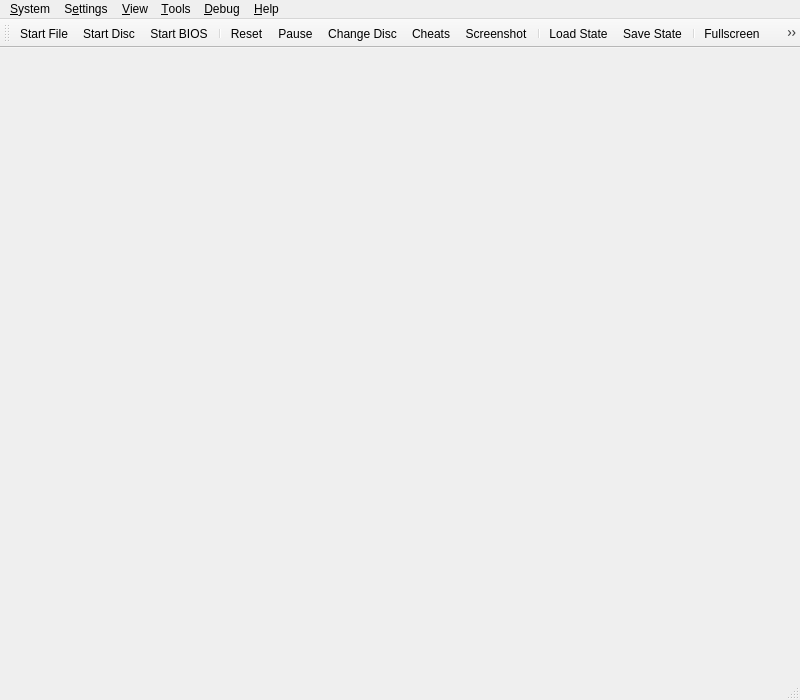
<?xml version="1.0" encoding="UTF-8"?>
<ui version="4.0">
 <class>MainWindow</class>
 <widget class="QMainWindow" name="MainWindow">
  <property name="geometry">
   <rect>
    <x>0</x>
    <y>0</y>
    <width>800</width>
    <height>700</height>
   </rect>
  </property>
  <property name="acceptDrops">
   <bool>true</bool>
  </property>
  <property name="windowTitle">
   <string>PCSX2</string>
  </property>
  <property name="windowIcon">
   <iconset resource="resources/resources.qrc">
    <normaloff>:/icons/AppIcon.png</normaloff>:/icons/AppIcon.png</iconset>
  </property>
  <widget class="QStackedWidget" name="mainContainer">
   <property name="currentIndex">
    <number>0</number>
   </property>
   <widget class="QWidget" name="page"/>
   <widget class="QWidget" name="page_2"/>
  </widget>
  <widget class="QMenuBar" name="menuBar">
   <property name="geometry">
    <rect>
     <x>0</x>
     <y>0</y>
     <width>800</width>
     <height>22</height>
    </rect>
   </property>
   <widget class="QMenu" name="menuSystem">
    <property name="title">
     <string>&amp;System</string>
    </property>
    <widget class="QMenu" name="menuChangeDisc">
     <property name="title">
      <string>Change Disc</string>
     </property>
     <property name="icon">
      <iconset theme="dvd-line"/>
     </property>         
     <actiongroup name="actionGroupChangeDiscSubImages"/>
     <addaction name="actionChangeDiscFromFile"/>
     <addaction name="actionChangeDiscFromDevice"/>
     <addaction name="actionChangeDiscFromGameList"/>
     <addaction name="actionRemoveDisc"/>
     <addaction name="separator"/>
    </widget>
    <widget class="QMenu" name="menuCheats">
     <property name="title">
      <string>Cheats</string>
     </property>
     <property name="icon">
      <iconset theme="flask-line"/>
     </property>         
    </widget>
    <widget class="QMenu" name="menuLoadState">
     <property name="title">
      <string>Load State</string>
     </property>
     <property name="icon">
      <iconset theme="folder-open-line"/>
     </property>       
    </widget>
    <widget class="QMenu" name="menuSaveState">
     <property name="title">
      <string>Save State</string>
     </property>
     <property name="icon">
      <iconset theme="save-3-line"/>
     </property>             
    </widget>
    <addaction name="actionStartFile"/>
    <addaction name="actionStartDisc"/>
    <addaction name="actionStartBios"/>
    <addaction name="actionResumeLastState"/>
    <addaction name="separator"/>
    <addaction name="actionPowerOff"/>
    <addaction name="actionReset"/>
    <addaction name="actionPause"/>
    <addaction name="menuChangeDisc"/>
    <addaction name="separator"/>
    <addaction name="menuCheats"/>
    <addaction name="actionScreenshot"/>
    <addaction name="separator"/>
    <addaction name="menuLoadState"/>
    <addaction name="menuSaveState"/>
    <addaction name="separator"/>
    <addaction name="actionExit"/>
   </widget>
   <widget class="QMenu" name="menuSettings">
    <property name="title">
     <string>S&amp;ettings</string>
    </property>
    <addaction name="actionInterfaceSettings"/>
    <addaction name="actionGameListSettings"/>
    <addaction name="actionBIOSSettings"/>
    <addaction name="actionEmulationSettings"/>
    <addaction name="actionSystemSettings"/>
    <addaction name="actionDisplaySettings"/>
    <addaction name="actionOSDSettings"/>
    <addaction name="actionGraphicsSettings"/>
    <addaction name="actionAudioSettings"/>
    <addaction name="actionMemoryCardSettings"/>
    <addaction name="actionControllerSettings"/>
    <addaction name="actionHotkeySettings"/>
    <addaction name="separator"/>
    <addaction name="actionAddGameDirectory"/>
    <addaction name="actionScanForNewGames"/>
    <addaction name="actionRescanAllGames"/>
   </widget>
   <widget class="QMenu" name="menuHelp">
    <property name="title">
     <string>&amp;Help</string>
    </property>
    <addaction name="actionGitHubRepository"/>
    <addaction name="actionSupportForums"/>
    <addaction name="actionDiscordServer"/>
    <addaction name="separator"/>
    <addaction name="actionCheckForUpdates"/>
    <addaction name="separator"/>
    <addaction name="actionAboutQt"/>
    <addaction name="actionAbout"/>
   </widget>
   <widget class="QMenu" name="menuDebug">
    <property name="title">
     <string>&amp;Debug</string>
    </property>
    <widget class="QMenu" name="menuDebugSwitchRenderer">
     <property name="title">
      <string>Switch Renderer</string>
     </property>
    </widget>
    <addaction name="separator"/>
    <addaction name="actionToggleSoftwareRendering"/>
    <addaction name="menuDebugSwitchRenderer"/>
    <addaction name="separator"/>
    <addaction name="actionReloadPatches"/>
   </widget>
   <widget class="QMenu" name="menu_View">
    <property name="title">
     <string>&amp;View</string>
    </property>
    <widget class="QMenu" name="menuWindowSize">
     <property name="title">
      <string>&amp;Window Size</string>
     </property>
     <property name="icon">
      <iconset theme="window-2-line"/>
     </property>       
    </widget>
    <addaction name="actionViewToolbar"/>
    <addaction name="actionViewLockToolbar"/>     
    <addaction name="actionViewStatusBar"/>
    <addaction name="separator"/>
    <addaction name="actionViewGameList"/>
    <addaction name="actionViewGameGrid"/>
    <addaction name="actionViewSystemDisplay"/>
    <addaction name="actionViewGameProperties"/>
    <addaction name="separator"/>
    <addaction name="actionFullscreen"/>
    <addaction name="menuWindowSize"/>
    <addaction name="separator"/>
    <addaction name="actionGridViewShowTitles"/>
    <addaction name="actionGridViewZoomIn"/>
    <addaction name="actionGridViewZoomOut"/>
    <addaction name="actionGridViewRefreshCovers"/>
   </widget>
   <widget class="QMenu" name="menu_Tools">
    <property name="title">
     <string>&amp;Tools</string>
    </property>
    <addaction name="actionMemory_Card_Editor"/>
    <addaction name="actionCheatManager"/>
    <addaction name="separator"/>
    <addaction name="actionOpenDataDirectory"/>
   </widget>
   <addaction name="menuSystem"/>
   <addaction name="menuSettings"/>
   <addaction name="menu_View"/>
   <addaction name="menu_Tools"/>
   <addaction name="menuDebug"/>
   <addaction name="menuHelp"/>
  </widget>
  <widget class="QToolBar" name="toolBar">
   <property name="windowTitle">
    <string>toolBar</string>
   </property>
   <property name="iconSize">
    <size>
     <width>32</width>
     <height>32</height>
    </size>
   </property>
   <property name="toolButtonStyle">
    <enum>Qt::ToolButtonTextUnderIcon</enum>
   </property>
   <attribute name="toolBarArea">
    <enum>TopToolBarArea</enum>
   </attribute>
   <attribute name="toolBarBreak">
    <bool>false</bool>
   </attribute>
   <property name="visible">
    <bool>false</bool>
   </property>
   <addaction name="actionStartFile"/>
   <addaction name="actionStartDisc"/>
   <addaction name="actionStartBios"/>
   <addaction name="separator"/>
   <addaction name="actionReset"/>
   <addaction name="actionPause"/>
   <addaction name="actionChangeDisc"/>
   <addaction name="actionCheats"/>
   <addaction name="actionScreenshot"/>
   <addaction name="separator"/>
   <addaction name="actionLoadState"/>
   <addaction name="actionSaveState"/>
   <addaction name="separator"/>
   <addaction name="actionFullscreen"/>
   <addaction name="actionSettings"/>
  </widget>   
  <widget class="QStatusBar" name="statusBar"/>
  <action name="actionStartFile">
   <property name="text">
    <string>Start &amp;File...</string>
   </property>
   <property name="icon">
    <iconset theme="file-line"/>
   </property>      
  </action>
  <action name="actionStartDisc">
   <property name="text">
    <string>Start &amp;Disc...</string>
   </property>
   <property name="icon">
    <iconset theme="disc-line"/>
   </property>            
  </action>
  <action name="actionStartBios">
   <property name="text">
    <string>Start &amp;BIOS</string>
   </property>
   <property name="icon">
    <iconset theme="hard-drive-2-line"/>
   </property>        
  </action>
  <action name="actionScanForNewGames">
   <property name="text">
    <string>&amp;Scan For New Games</string>
   </property>
   <property name="icon">
    <iconset theme="file-search-line"/>
   </property>    
  </action>
  <action name="actionRescanAllGames">
   <property name="text">
    <string>&amp;Rescan All Games</string>
   </property>
   <property name="icon">
    <iconset theme="refresh-line"/>
   </property>
  </action>
  <action name="actionPowerOff">
   <property name="text">
    <string>Shut &amp;Down</string>
   </property>
   <property name="icon">
    <iconset theme="shut-down-line"/>
   </property>     
  </action>
  <action name="actionReset">
   <property name="text">
    <string>&amp;Reset</string>
   </property>
   <property name="icon">
    <iconset theme="restart-line"/>
   </property>    
  </action>
  <action name="actionPause">
   <property name="checkable">
    <bool>true</bool>
   </property>
   <property name="text">
    <string>&amp;Pause</string>
   </property>
   <property name="icon">
    <iconset theme="pause-line"/>
   </property>  
  </action>
  <action name="actionLoadState">
   <property name="text">
    <string>&amp;Load State</string>
   </property>
   <property name="icon">
    <iconset theme="folder-open-line"/>
   </property>      
  </action>
  <action name="actionSaveState">
   <property name="text">
    <string>&amp;Save State</string>
   </property>
   <property name="icon">
    <iconset theme="save-3-line"/>
   </property>  
  </action>
  <action name="actionExit">
   <property name="text">
    <string>E&amp;xit</string>
   </property>
   <property name="icon">
    <iconset theme="door-open-line"/>
   </property>     
  </action>
  <action name="actionBIOSSettings">
   <property name="text">
    <string>&amp;BIOS</string>
   </property>
   <property name="icon">
    <iconset theme="hard-drive-2-line"/>
   </property>
  </action>
  <action name="actionSystemSettings">
   <property name="text">
    <string>System</string>
   </property>
   <property name="icon">
    <iconset theme="artboard-2-line"/>
   </property>
  </action>
  <action name="actionEmulationSettings">
   <property name="text">
    <string>Emulation</string>
   </property>
   <property name="icon">
    <iconset theme="dashboard-line"/>
   </property>
  </action>
  <action name="actionControllerSettings">
   <property name="text">
    <string>&amp;Controllers</string>
   </property>
   <property name="icon">
    <iconset theme="gamepad-line"/>
   </property>    
  </action>
  <action name="actionHotkeySettings">
   <property name="text">
    <string>&amp;Hotkeys</string>
   </property>
   <property name="icon">
    <iconset theme="keyboard-line"/>
   </property>
  </action>
  <action name="actionDisplaySettings">
   <property name="text">
    <string>&amp;Display</string>
   </property>
   <property name="icon">
    <iconset theme="window-2-line"/>
   </property>
  </action>
  <action name="actionOSDSettings">
   <property name="text">
    <string>&amp;OSD</string>
   </property>
   <property name="icon">
    <iconset theme="tv-2-line"/>
   </property>
  </action>
  <action name="actionGraphicsSettings">
   <property name="text">
    <string>&amp;Graphics</string>
   </property>
   <property name="icon">
    <iconset theme="brush-line"/>
   </property>
  </action>
  <action name="actionPostProcessingSettings">
   <property name="text">
    <string>&amp;Post-Processing Settings...</string>
   </property>
  </action>
  <action name="actionFullscreen">
   <property name="text">
    <string>Fullscreen</string>
   </property>
   <property name="icon">
    <iconset theme="fullscreen-line"/>
   </property>    
  </action>
  <action name="actionResolution_Scale">
   <property name="text">
    <string>Resolution Scale</string>
   </property>
  </action>
  <action name="actionGitHubRepository">
   <property name="text">
    <string>&amp;GitHub Repository...</string>
   </property>
  </action>
  <action name="actionSupportForums">
   <property name="text">
    <string>Support &amp;Forums...</string>
   </property>
  </action>
  <action name="actionDiscordServer">
   <property name="text">
    <string>&amp;Discord Server...</string>
   </property>
  </action>
  <action name="actionCheckForUpdates">
   <property name="icon">
    <iconset theme="download-2-line"/>
   </property>    
   <property name="text">
    <string>Check for &amp;Updates...</string>
   </property>
  </action>
  <action name="actionAboutQt">
   <property name="icon">
    <iconset resource="resources/resources.qrc">
     <normaloff>:/icons/QT.png</normaloff>:/icons/QT.png</iconset>
   </property>
   <property name="text">
    <string>About &amp;Qt...</string>
   </property>
  </action>
  <action name="actionAbout">
   <property name="text">
    <string>&amp;About PCSX2...</string>
   </property>
  </action>
  <action name="actionChangeDisc">
   <property name="text">
    <string>Change Disc...</string>
   </property>
   <property name="icon">
    <iconset theme="dvd-line"/>
   </property>             
  </action>
  <action name="actionCheats">
   <property name="text">
    <string>Cheats...</string>
   </property>
   <property name="icon">
    <iconset theme="flask-line"/>
   </property>   
  </action>
  <action name="actionAudioSettings">
   <property name="text">
    <string>&amp;Audio</string>
   </property>
   <property name="icon">
    <iconset theme="volume-up-line"/>
   </property>
  </action>
  <action name="actionGameListSettings">
   <property name="text">
    <string>Game List</string>
   </property>
   <property name="icon">
    <iconset theme="folder-settings-line"/>
   </property>
  </action>
  <action name="actionInterfaceSettings">
   <property name="text">
    <string>Interface</string>
   </property>
   <property name="icon">
    <iconset theme="settings-3-line"/>
   </property>
  </action>
  <action name="actionAddGameDirectory">
   <property name="text">
    <string>Add Game Directory...</string>
   </property>
   <property name="icon">
    <iconset theme="folder-add-line"/>
   </property>    
  </action>
  <action name="actionSettings">
   <property name="text">
    <string>&amp;Settings...</string>
   </property>
   <property name="icon">
    <iconset theme="settings-3-line"/>
   </property>
  </action>
  <action name="actionChangeDiscFromFile">
   <property name="text">
    <string>From File...</string>
   </property>
  </action>
  <action name="actionChangeDiscFromDevice">
   <property name="text">
    <string>From Device...</string>
   </property>
  </action>
  <action name="actionChangeDiscFromGameList">
   <property name="text">
    <string>From Game List...</string>
   </property>
  </action>
  <action name="actionRemoveDisc">
   <property name="text">
    <string>Remove Disc</string>
   </property>
  </action>
  <action name="actionResume_State">
   <property name="text">
    <string>Resume State</string>
   </property>
   <property name="icon">
    <iconset theme="play-line"/>
   </property>        
  </action>
  <action name="actionGlobal_State">
   <property name="text">
    <string>Global State</string>
   </property>
  </action>
  <action name="actionScreenshot">
   <property name="text">
    <string>&amp;Screenshot</string>
   </property>
   <property name="icon">
    <iconset theme="screenshot-2-line"/>
   </property>    
  </action>
  <action name="actionMemoryCardSettings">
   <property name="text">
    <string>&amp;Memory Cards</string>
   </property>
   <property name="icon">
    <iconset theme="sd-card-line"/>
   </property>
  </action>
  <action name="actionResumeLastState">
   <property name="text">
    <string>Resume</string>
   </property>
   <property name="toolTip">
    <string>Resumes the last save state created.</string>
   </property>
  </action>
  <action name="actionViewToolbar">
   <property name="checkable">
    <bool>true</bool>
   </property>
   <property name="checked">
    <bool>true</bool>
   </property>
   <property name="text">
    <string>&amp;Toolbar</string>
   </property>
  </action>
  <action name="actionViewLockToolbar">
   <property name="checkable">
    <bool>true</bool>
   </property>
   <property name="checked">
    <bool>false</bool>
   </property>
   <property name="text">
    <string>Lock Toolbar</string>
   </property>
  </action>   
  <action name="actionViewStatusBar">
   <property name="checkable">
    <bool>true</bool>
   </property>
   <property name="checked">
    <bool>true</bool>
   </property>
   <property name="text">
    <string>&amp;Status Bar</string>
   </property>
  </action>
  <action name="actionViewGameList">
   <property name="text">
    <string>Game &amp;List</string>
   </property>
   <property name="icon">
    <iconset theme="list-check"/>
   </property>    
  </action>
  <action name="actionViewSystemDisplay">
   <property name="enabled">
    <bool>false</bool>
   </property>
   <property name="text">
    <string>System &amp;Display</string>
   </property>
   <property name="icon">
    <iconset theme="tv-2-line"/>
   </property>     
  </action>
  <action name="actionViewGameProperties">
   <property name="enabled">
    <bool>false</bool>
   </property>
   <property name="text">
    <string>Game &amp;Properties</string>
   </property>
   <property name="icon">
    <iconset theme="file-settings-line"/>
   </property>      
  </action>
  <action name="actionMemory_Card_Editor">
   <property name="text">
    <string>Memory &amp;Card Editor</string>
   </property>
  </action>
  <action name="actionCheatManager">
   <property name="text">
    <string>C&amp;heat Manager</string>
   </property>
  </action>
  <action name="actionCPUDebugger">
   <property name="text">
    <string>CPU D&amp;ebugger</string>
   </property>
  </action>
  <action name="actionViewGameGrid">
   <property name="text">
    <string>Game &amp;Grid</string>
   </property>
   <property name="icon">
    <iconset theme="function-line"/>
   </property>
  </action>
  <action name="actionGridViewShowTitles">
   <property name="checkable">
    <bool>true</bool>
   </property>
   <property name="checked">
    <bool>true</bool>
   </property>
   <property name="text">
    <string>Show Titles (Grid View)</string>
   </property>
  </action>
  <action name="actionGridViewZoomIn">
   <property name="text">
    <string>Zoom &amp;In (Grid View)</string>
   </property>
   <property name="shortcut">
    <string>Ctrl++</string>
   </property>
  </action>
  <action name="actionGridViewZoomOut">
   <property name="text">
    <string>Zoom &amp;Out (Grid View)</string>
   </property>
   <property name="shortcut">
    <string>Ctrl+-</string>
   </property>
  </action>
  <action name="actionGridViewRefreshCovers">
   <property name="text">
    <string>Refresh &amp;Covers (Grid View)</string>
   </property>
  </action>
  <action name="actionOpen_Memory_Card_Directory">
   <property name="text">
    <string>Open Memory Card Directory...</string>
   </property>
  </action>
  <action name="actionOpenDataDirectory">
   <property name="text">
    <string>Open Data Directory...</string>
   </property>
  </action>
  <action name="actionToggleSoftwareRendering">
   <property name="text">
    <string>Toggle Software Rendering</string>
   </property>
  </action>
  <action name="actionReloadPatches">
   <property name="text">
    <string>Reload Cheats/Patches</string>
   </property>
  </action>
 </widget>
 <resources>
  <include location="resources/resources.qrc"/>
 </resources>
 <connections/>
</ui>
